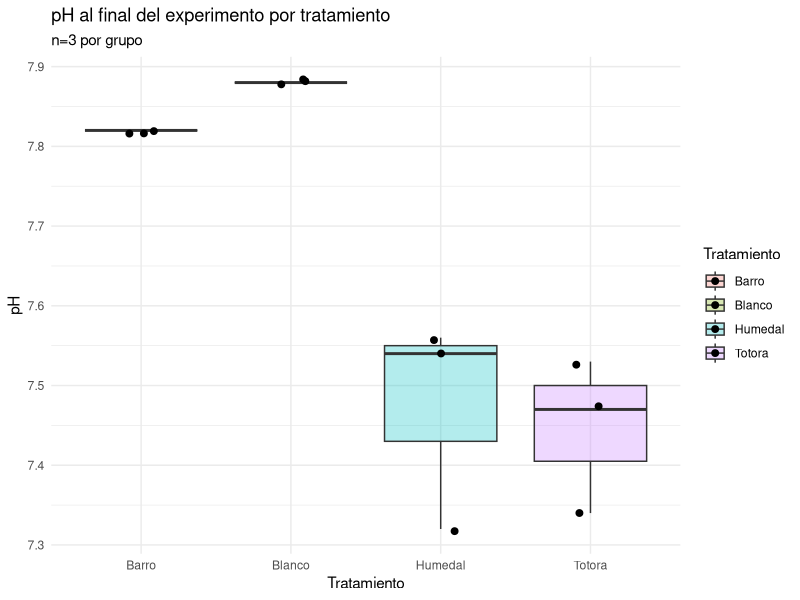
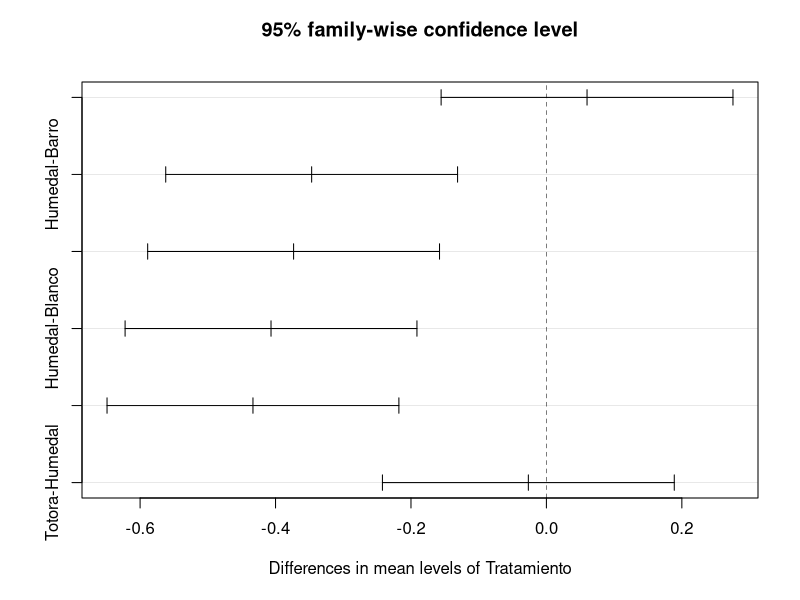
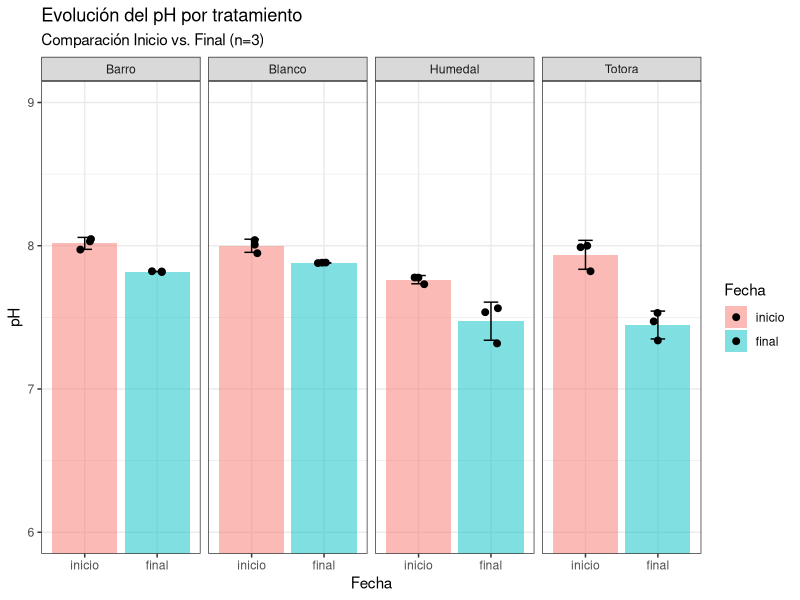
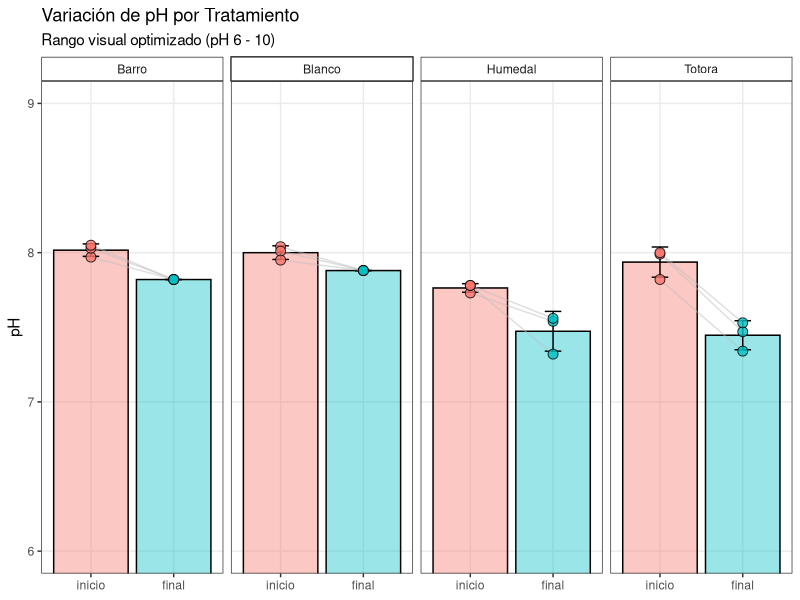

Write R code to recreate these figures, in order.
# ============================================================
#  ANÁLISIS ESTADÍSTICO - HUMEDALES ARTIFICIALES
#  4 tratamientos × 3 réplicas × 2 fechas (inicio / final)
#  Variables: conductividad (µS/cm) y pH
# ============================================================
# Cargar librerías
library(tidyverse)
library(ggpubr) # Facilita añadir estadísticas a los gráficos

# Cargar datos
df1 <- read.csv("tp2-datos.csv")
# Convertir a factores (datos categoricos)
df1 <- df1 %>%
  mutate(
    Tratamiento = factor(Tratamiento),
    Replica     = factor(Replica),
    Fecha       = factor(Fecha, levels = c("inicio", "final"))
  )

# Filtrar solo los datos finales para comparar tratamientos entre sí
df_final <- df1 %>% filter(Fecha == "final")

# Gráfico de puntos con barras de error
ggplot(df_final, aes(x = Tratamiento, y = pH, fill = Tratamiento)) +
  geom_boxplot(alpha = 0.3) + 
  geom_jitter(width = 0.1, size = 2) + # Muestra las 3 réplicas reales
  theme_minimal() +
  labs(title = "pH al final del experimento por tratamiento",
       subtitle = "n=3 por grupo")

# 1. Ajustar el modelo lineal (ANOVA)
# analisis global de diferencias entre tratamientos al final del experimento
# nivel de significancia = probabilidad de obtener este resultado al azar
modelo_ph <- aov(pH ~ Tratamiento, data = df_final)


# 2. Ver el resumen (buscar el Pr(>F))
summary(modelo_ph)

# 3. Si el ANOVA es significativo (p < 0.05), correr Tukey
test_tukey <- TukeyHSD(modelo_ph)
print(test_tukey)

# Graficar comparaciones de Tukey
plot(test_tukey)

library(multcompView)
# Obtener las letras de tratamientos con diferencias significativas
letras <- multcompLetters4(modelo_ph, test_tukey)
print(letras)

####
# COMPARACION TRATAMIENTOS TIEMPO
ggplot(df1, aes(x = Fecha, y = pH, fill = Fecha)) +
  stat_summary(fun = mean, geom = "bar", alpha = 0.5) +
  stat_summary(fun.data = mean_sdl, fun.args = list(mult = 1), 
               geom = "errorbar", width = 0.2) +
  geom_jitter(width = 0.1, size = 2) +
  # Aquí ocurre la magia: crea un panel por Tratamiento
  facet_wrap(~Tratamiento, nrow = 1) + 
  theme_bw() +
  labs(title = "Evolución del pH por tratamiento",
       subtitle = "Comparación Inicio vs. Final (n=3)") +
  coord_cartesian(ylim = c(6, 9)) # Ajusta el rango del eje y para mejor visualización




library(tidyverse)

# Asegurar orden de los tiempos

ggplot(df1, aes(x = Fecha, y = pH, fill = Fecha)) +
  # Barras de promedio (con transparencia)
  stat_summary(fun = mean, geom = "bar", alpha = 0.4, color = "black") +
  # Barras de error (SD)
  stat_summary(fun.data = mean_sdl, fun.args = list(mult = 1), 
               geom = "errorbar", width = 0.2) +
  # Puntos individuales y líneas que los unen (opcional pero recomendado)
  geom_line(aes(group = Replica), color = "gray", alpha = 0.5) +
  geom_point(shape = 21, size = 3, alpha = 0.8) +
  # Facetado por tratamiento
  facet_wrap(~Tratamiento, nrow = 1) +
  # --- AQUÍ EL RANGO DEL EJE Y ---
  coord_cartesian(ylim = c(6, 9)) +
  # Estética limpia
  theme_bw() +
  theme(legend.position = "none", # Quitamos la leyenda porque el eje X ya lo dice
        strip.background = element_rect(fill = "white"), # Títulos de facetas limpios
        panel.grid.minor = element_blank()) +
  labs(title = "Variación de pH por Tratamiento",
       subtitle = "Rango visual optimizado (pH 6 - 10)",
       y = "pH",
       x = NULL)
